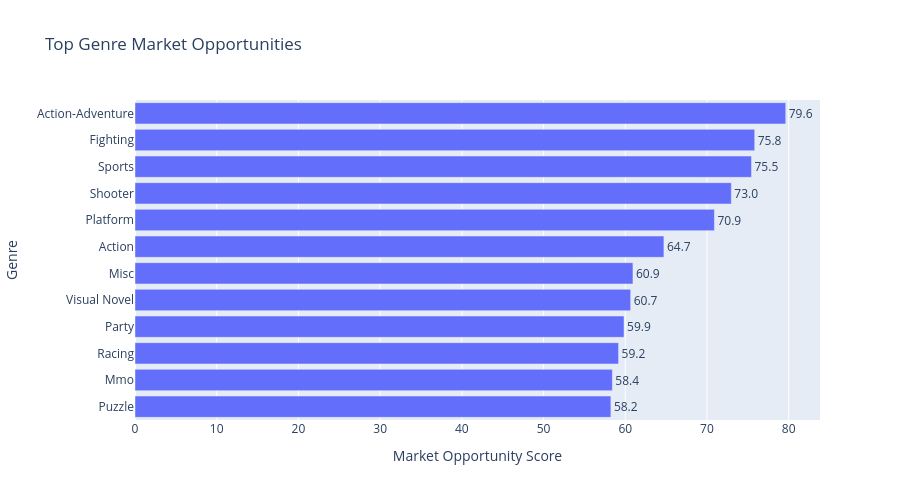

Notebook cell for this chart:
### Code cell
# ------------------------------------------------------------
# Q2B. Market opportunity by genre
# ------------------------------------------------------------

market_score_col = pick_column(
    market,
    [
        "market_opportunity_score",
        "opportunity_score",
        "attractiveness_score",
    ]
)

market["market_score"] = numeric(market, market_score_col)
market_genre_col = pick_column(market, ["genre"])

market_rank = (
    market.dropna(subset=[market_genre_col, "market_score"])
    .groupby(market_genre_col, as_index=False)["market_score"]
    .mean()
    .sort_values("market_score", ascending=False)
    .head(12)
)

fig = px.bar(
    market_rank.sort_values("market_score"),
    x="market_score",
    y=market_genre_col,
    orientation="h",
    text="market_score",
    labels={
        "market_score": "Market Opportunity Score",
        market_genre_col: "Genre"
    },
    title="Top Genre Market Opportunities"
)
fig.update_traces(texttemplate="%{text:.1f}", textposition="outside")
fig.update_layout(height=500)
save_figure(fig, "genre_market_opportunity")
fig.show()

print("Top genre opportunities:")
display(market_rank)

### Figure 1 — Plotly figure (JSON) as saved in the notebook; plotly's stock layout.template omitted (floating-point values rounded to 4 significant figures)
{"data": [{"hovertemplate": "Market Opportunity Score=%{text}<br>Genre=%{y}<extra></extra>", "legendgroup": "", "marker": {"color": "#636efa", "pattern": {"shape": ""}}, "name": "", "orientation": "h", "showlegend": false, "text": [58.24, 58.42, 59.18, 59.85, 60.66, 60.94, 64.73, 70.91, 72.98, 75.45, 75.84, 79.64], "textposition": "outside", "texttemplate": "%{text:.1f}", "type": "bar", "x": [58.24, 58.42, 59.18, 59.85, 60.66, 60.94, 64.73, 70.91, 72.98, 75.45, 75.84, 79.64], "xaxis": "x", "y": ["Puzzle", "Mmo", "Racing", "Party", "Visual Novel", "Misc", "Action", "Platform", "Shooter", "Sports", "Fighting", "Action-Adventure"], "yaxis": "y"}], "layout": {"barmode": "relative", "height": 500, "legend": {"tracegroupgap": 0}, "title": {"text": "Top Genre Market Opportunities"}, "xaxis": {"anchor": "y", "domain": [0, 1], "title": {"text": "Market Opportunity Score"}}, "yaxis": {"anchor": "x", "domain": [0, 1], "title": {"text": "Genre"}}}}
